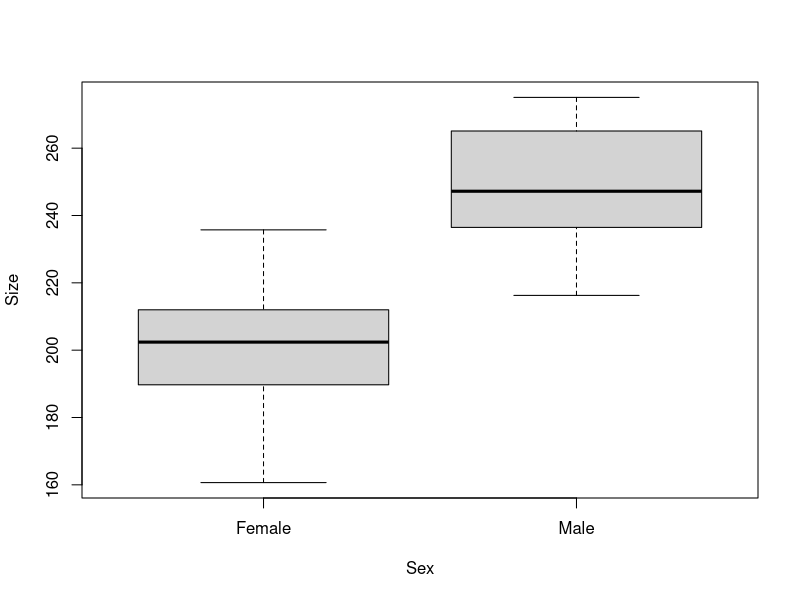
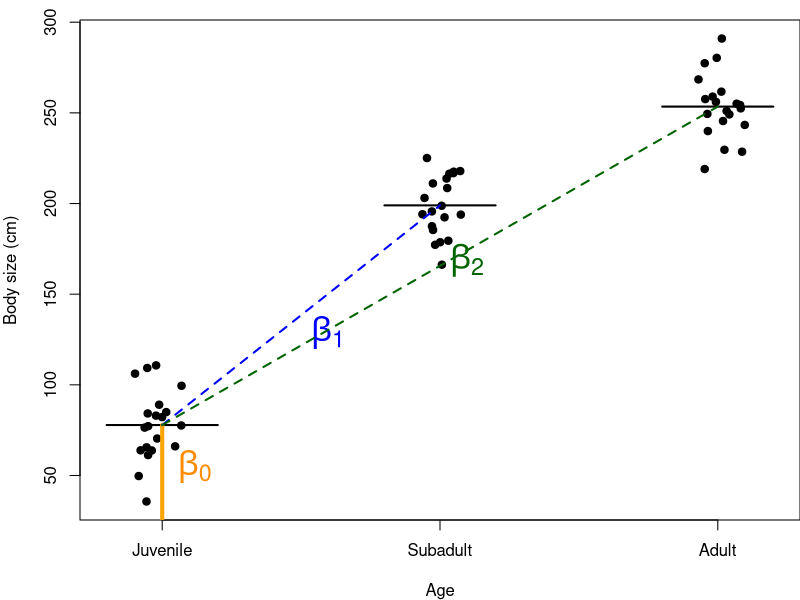

The R source for these figures, in order: (Note: this script raises an error after producing the figures.)
## ---- chunk 1

knitr::opts_chunk$set(
	echo = TRUE,
	message = FALSE,
	warning = FALSE,
	cache = TRUE
)
## ---- chunk 2

#  NRES 710, Analysis of Categorical Data (cont.)
#     University of Nevada, Reno
#     Presenting results and multiple groups

## ---- chunk 3
# Load the data
datum <- read.csv("lecture_8_seal_data.csv")

# Examine it
head(datum)
tail(datum)

# Examine structure of data
str(datum)

# Force 'Sex' to be a factor
datum$Sex <- factor(datum$Sex)

# Scatterplot
plot(Size ~ Sex, data = datum)

# Fit a linear model
results <- lm(Size ~ Sex, data = datum)
summary(results)
## ---- chunk 4
# Confidence intervals
confint(results)

# Calculate confidence intervals
57.7 - 46.1
# simple way: upper limit minus mean
confint(results)["SexMale", 2] - results$coefficients["SexMale"]
# extracting estimates from objects to do math
## ---- chunk 5
# Examine the categorical data
str(datum$Sex)
# The 'levels' are the groups in the variable, and they are ordered alphabetically by default.

# Re-order the levels
datum$Sex <- factor(datum$Sex, levels = c("Male", "Female")) # switch the order

# Re-run model
results2 <- lm(Size ~ Sex, data = datum)
summary(results2)
## ---- chunk 6
# Create the data
Age <- c("Juvenile", "Juvenile", "Juvenile", "Subadult", "Subadult", "Subadult", "Adult", "Adult", "Adult")
Juvenile <- c(1, 1, 1, 0, 0, 0, 0, 0, 0)
Subadult <- c(0, 0, 0, 1, 1, 1, 0, 0, 0)
Adult <- c(0, 0, 0, 0, 0, 0, 1, 1, 1)

# Create a data frame
table_data <- data.frame(Age = Age, Juvenile = Juvenile, Subadult = Subadult, Adult = Adult)

# Display the table
print(table_data)
## ---- chunk 7
# Create the data
Age <- c("Juvenile", "Juvenile", "Juvenile", "Subadult", "Subadult", "Subadult", "Adult", "Adult", "Adult")
Subadult <- c(0, 0, 0, 1, 1, 1, 0, 0, 0)
Adult <- c(0, 0, 0, 0, 0, 0, 1, 1, 1)

# Create a data frame
table_data <- data.frame(Age = Age, Subadult = Subadult, Adult = Adult)

# Display the table
print(table_data)
## ---- chunk 8
### Code for simulating data to be analyzed body size data for two sexes

# Set the seed for reproducibility
set.seed(123)

# Graph
par(mar = c(4,4,1,0))

# Simulate the binomial X-variable (sex)
n <- 60
x <- c(rep("Juvenile", n/3), rep("Subadult", n/3), rep("Adult", n/3))
x <- factor(x, levels = c("Juvenile", "Subadult", "Adult"))

# Simulate continuous y-variable data
y <- ifelse(x == "Juvenile", rnorm(n/3, mean = 75, sd = 20), #juv
            ifelse(x == "Subadult", rnorm(n/3, mean = 200, sd = 20), #subad
              rnorm(n/2, mean = 250, sd = 20))) #ad

# Create dataframe
datum <- data.frame(Age = x, Size = y)

# Plot
stripchart(Size ~ Age, data = datum, vertical = TRUE, method = "jitter",
           pch = 19, xlab = "Age", ylab = "Body size (cm)")

# Calculate the mean and standard deviation for each group
mean_juvenile <- mean(datum$Size[datum$Age == "Juvenile"])
sd_juvenile <- sd(datum$Size[datum$Age == "Juvenile"])

mean_subadult <- mean(datum$Size[datum$Age == "Subadult"])
sd_subadult <- sd(datum$Size[datum$Age == "Subadult"])

mean_adult <- mean(datum$Size[datum$Age == "Adult"])
sd_adult <- sd(datum$Size[datum$Age == "Adult"])

# Add horizontal lines for the means of each group
segments(0.8, mean_juvenile, 1.2, mean_juvenile, col = "black", lwd = 2)
segments(1.8, mean_subadult, 2.2, mean_subadult, col = "black", lwd = 2)
segments(2.8, mean_adult, 3.2, mean_adult, col = "black", lwd = 2)

# Add a vertical line from 0 to the mean of the Juvenile group
mean_juvenile <- mean(datum$Size[datum$Age == "Juvenile"])
segments(1, 0, 1, mean_juvenile, col = "orange", lwd = 4)
text(1.02, mean_juvenile / 1.5, expression(beta[0]), col = "darkorange", pos = 4, cex = 2)

# Add vertical lines to indicate the effect of being subadult compared to juvenile
segments(1, mean_juvenile, 2, mean_subadult, col = "blue", lwd = 2, lty = 2)
text(1.5, (mean_juvenile + mean_subadult) / 2.2, expression(beta[1]), col = "blue", pos = 4, cex = 2)

# Add vertical lines to indicate the effect of being adult compared to juvenile
segments(1, mean_juvenile, 3, mean_adult, col = "darkgreen", lwd = 2, lty = 2)
text(2, (mean_juvenile + mean_adult) / 2, expression(beta[2]), col = "darkgreen", pos = 4, cex = 2)
## ---- chunk 9
### Code for simulating data to be analyzed body size data for two sexes

# Set the seed for reproducibility
set.seed(123)

# Graph
par(mar = c(4,4,1,0))

# Simulate the binomial X-variable (sex)
n <- 60
x <- c(rep("Juvenile", n/3), rep("Subadult", n/3), rep("Adult", n/3))
x <- factor(x, levels = c("Juvenile", "Subadult", "Adult"))

# Simulate continuous y-variable data
y <- ifelse(x == "Juvenile", rnorm(n/3, mean = 75, sd = 20), #juv
            ifelse(x == "Subadult", rnorm(n/3, mean = 200, sd = 20), #subad
              rnorm(n/2, mean = 250, sd = 20))) #ad

# Create dataframe
datum <- data.frame(Age = x, Size = y)

# Save these data for future use
write.csv(datum, "lecture_9_ages.csv")

# Plot
stripchart(Size ~ Age, data = datum, vertical = TRUE, method = "jitter",
           pch = 19, xlab = "Age", ylab = "Body size (cm)")

# Calculate the mean and standard deviation for each group
mean_juvenile <- mean(datum$Size[datum$Age == "Juvenile"])
sd_juvenile <- sd(datum$Size[datum$Age == "Juvenile"])

mean_subadult <- mean(datum$Size[datum$Age == "Subadult"])
sd_subadult <- sd(datum$Size[datum$Age == "Subadult"])

mean_adult <- mean(datum$Size[datum$Age == "Adult"])
sd_adult <- sd(datum$Size[datum$Age == "Adult"])

# Add horizontal lines for the means of each group
abline(h = mean_juvenile, col = "black", lty = 2, lwd = 2)
segments(0.8, mean_juvenile, 1.2, mean_juvenile, col = "black", lwd = 2)
segments(1.8, mean_subadult, 2.2, mean_subadult, col = "black", lwd = 2)
segments(2.8, mean_adult, 3.2, mean_adult, col = "black", lwd = 2)

# Add a vertical line from 0 to the mean of the Juvenile group
mean_juvenile <- mean(datum$Size[datum$Age == "Juvenile"])
segments(1, 0, 1, mean_juvenile, col = "orange", lwd = 4)
text(1.02, mean_juvenile / 1.5, expression(beta[0]), col = "darkorange", pos = 4, cex = 2)

# Add vertical lines to indicate the effect of being subadult compared to juvenile
segments(2, mean_juvenile, 2, mean_subadult, col = "blue", lwd = 2, lty = 2)
text(2, (mean_juvenile + mean_subadult) / 2.2, expression(beta[1]), col = "blue", pos = 4, cex = 2)

# Add vertical lines to indicate the effect of being adult compared to juvenile
segments(3, mean_juvenile, 3, mean_adult, col = "darkgreen", lwd = 2, lty = 2)
text(3, (mean_juvenile + mean_adult) / 2, expression(beta[2]), col = "darkgreen", pos = 4, cex = 2)
## ---- chunk 10
### Code to test for differences among three groups

# Read in the data
datum <- read.csv("lecture_9_ages.csv")

# Examine the data
head(datum)

# Plot
stripchart(Size ~ Age, data = datum, vertical = TRUE, method = "jitter",
           pch = 19, xlab = "Age", ylab = "Body size (cm)")

# Re-order categorical X-data
datum$Age <- factor(datum$Age, levels = c("Juvenile", "Subadult", "Adult"))

# Plot
stripchart(Size ~ Age, data = datum, vertical = TRUE, method = "jitter",
           pch = 19, xlab = "Age", ylab = "Body size (cm)")

# Add in dummy-coding
dummy <- model.matrix(~ Age -1, data = datum)
colnames(dummy) <- c("Juvenile", "Subadult", "Adult") # rename columns
# be careful; make sure name order reflects order of categorical variable 'Age'
datum <- cbind(datum, dummy) # bind to dataframe

# Re-examine data
head(datum)
## ---- chunk 11
## Analysis of variance; 'aov()'
help(aov)
# Fit an analysis of variance... by calling 'lm()'!!

# Run an ANOVA
results <- aov(Size ~ Age, data = datum)
summary(results)
## ---- chunk 12
## Multiple comparison using 'lm()'
# Run analysis
results2 <- lm(Size ~ Age, data = datum)
summary(results2)
## ---- chunk 13
# Probability of committing no errors in three t-tests
(1 - 0.05)^3

# Probability of committing >=1 Type I errors in three t-tests
1 - (1 - 0.05)^3
## ---- chunk 14
# ANOVA test
anova(results2)
## ---- chunk 15
summary(results2)
confint(results2)
## ---- chunk 16
# Re-run analysis with different reference
results3 <- lm(Size ~ relevel(Age, ref = "Subadult"), data = datum)
summary(results3)
## ---- chunk 17
# Using the dummy-coded variables to run this analysis
results4 <- lm(Size ~ Subadult + Adult, data = datum)
summary(results4)

# Changing the reference
results5 <- lm(Size ~ Juvenile + Adult, data = datum)
summary(results5)
## ---- chunk 18
# Using the dummy-coded variables to run this analysis
results6 <- lm(Size ~ Subadult + Adult + Juvenile, data = datum)
summary(results6)
## ---- chunk 19
# Using the dummy-coded variables to run this analysis
results7 <- lm(Size ~ Adult, data = datum)
summary(results7)
## ---- chunk 20
# Using the dummy-coded variables to run this analysis
results8 <- lm(Size ~ I(Juvenile + Subadult), data = datum)
# I() is a function to do whatever is inside the parentheses
summary(results8)
## ---- chunk 21
### Code for simulating data to be analyzed body size data for two sexes

# Simulate the binomial X-variable (sex)
n <- 60
x <- c(rep("Juvenile", n/3), rep("Subadult", n/3), rep("Adult", n/3))
x <- factor(x, levels = c("Juvenile", "Subadult", "Adult"))

# Simulate continuous y-variable data
y <- ifelse(x == "Juvenile", rnorm(n/3, mean = 75, sd = 20), #juveniles
            ifelse(x == "Subadult", rnorm(n/3, mean = 200, sd = 20), #subad
              rnorm(n/2, mean = 250, sd = 20))) #adults

# Create dataframe
datum <- data.frame(Age = x, Size = y)

# Save these data for future use
write.csv(datum, "lecture_9_ages.csv")
